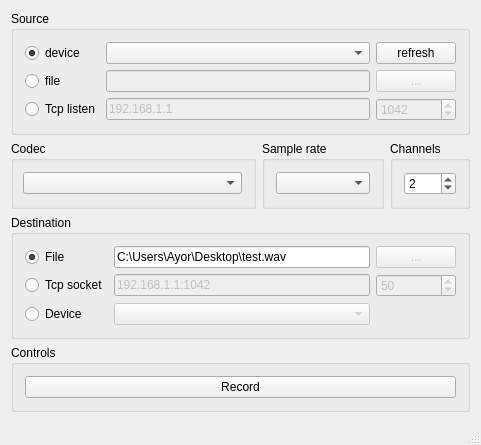
<?xml version="1.0" encoding="UTF-8"?>
<ui version="4.0">
 <class>MainWindow</class>
 <widget class="QMainWindow" name="MainWindow">
  <property name="geometry">
   <rect>
    <x>0</x>
    <y>0</y>
    <width>481</width>
    <height>400</height>
   </rect>
  </property>
  <property name="windowTitle">
   <string>audio-transfer-client</string>
  </property>
  <widget class="QWidget" name="centralWidget">
   <layout class="QVBoxLayout" name="verticalLayout">
    <item>
     <widget class="QGroupBox" name="groupBox">
      <property name="title">
       <string>Source</string>
      </property>
      <layout class="QGridLayout" name="gridLayout_2" columnstretch="0,0,0,0">
       <item row="1" column="3">
        <widget class="QPushButton" name="browseSourceFilePath">
         <property name="enabled">
          <bool>false</bool>
         </property>
         <property name="text">
          <string>...</string>
         </property>
        </widget>
       </item>
       <item row="0" column="1">
        <widget class="QComboBox" name="sourcesList"/>
       </item>
       <item row="1" column="1">
        <widget class="QLineEdit" name="sourceFilePath">
         <property name="enabled">
          <bool>false</bool>
         </property>
        </widget>
       </item>
       <item row="1" column="0">
        <widget class="QRadioButton" name="sourceRadioFile">
         <property name="text">
          <string>file</string>
         </property>
        </widget>
       </item>
       <item row="0" column="0">
        <widget class="QRadioButton" name="sourceRadioDevice">
         <property name="text">
          <string>device</string>
         </property>
         <property name="checked">
          <bool>true</bool>
         </property>
        </widget>
       </item>
       <item row="0" column="3">
        <widget class="QPushButton" name="refreshSources">
         <property name="text">
          <string>refresh</string>
         </property>
        </widget>
       </item>
       <item row="2" column="0">
        <widget class="QRadioButton" name="sourceRadioTcp">
         <property name="text">
          <string>Tcp listen</string>
         </property>
        </widget>
       </item>
       <item row="2" column="1">
        <widget class="QLineEdit" name="sourceTcpHostAllowed">
         <property name="enabled">
          <bool>false</bool>
         </property>
         <property name="text">
          <string>192.168.1.1</string>
         </property>
        </widget>
       </item>
       <item row="2" column="3">
        <widget class="QSpinBox" name="sourceTcpHostPort">
         <property name="enabled">
          <bool>false</bool>
         </property>
         <property name="minimum">
          <number>1</number>
         </property>
         <property name="maximum">
          <number>65534</number>
         </property>
         <property name="value">
          <number>1042</number>
         </property>
        </widget>
       </item>
      </layout>
     </widget>
    </item>
    <item>
     <layout class="QHBoxLayout" name="horizontalLayout_2" stretch="2,1,0">
      <item>
       <widget class="QGroupBox" name="groupBox_5">
        <property name="title">
         <string>Codec</string>
        </property>
        <layout class="QHBoxLayout" name="horizontalLayout_4">
         <property name="leftMargin">
          <number>9</number>
         </property>
         <item>
          <widget class="QComboBox" name="codecList"/>
         </item>
        </layout>
       </widget>
      </item>
      <item>
       <widget class="QGroupBox" name="groupBox_6">
        <property name="title">
         <string>Sample rate</string>
        </property>
        <layout class="QHBoxLayout" name="horizontalLayout_5">
         <property name="topMargin">
          <number>0</number>
         </property>
         <property name="bottomMargin">
          <number>0</number>
         </property>
         <item>
          <widget class="QComboBox" name="samplesRates"/>
         </item>
        </layout>
       </widget>
      </item>
      <item>
       <widget class="QGroupBox" name="groupBox_3">
        <property name="title">
         <string>Channels</string>
        </property>
        <layout class="QHBoxLayout" name="horizontalLayout">
         <item>
          <widget class="QSpinBox" name="channelsCount">
           <property name="minimum">
            <number>1</number>
           </property>
           <property name="maximum">
            <number>6</number>
           </property>
           <property name="value">
            <number>2</number>
           </property>
          </widget>
         </item>
        </layout>
       </widget>
      </item>
     </layout>
    </item>
    <item>
     <widget class="QGroupBox" name="groupBox_2">
      <property name="title">
       <string>Destination</string>
      </property>
      <layout class="QGridLayout" name="gridLayout" columnstretch="0,1,0">
       <item row="0" column="2">
        <widget class="QPushButton" name="destinationPathBrowse">
         <property name="enabled">
          <bool>false</bool>
         </property>
         <property name="text">
          <string>...</string>
         </property>
        </widget>
       </item>
       <item row="1" column="1">
        <widget class="QLineEdit" name="destinationTcpSocket">
         <property name="enabled">
          <bool>false</bool>
         </property>
         <property name="text">
          <string>192.168.1.1:1042</string>
         </property>
        </widget>
       </item>
       <item row="0" column="1">
        <widget class="QLineEdit" name="destinationFilePath">
         <property name="text">
          <string>C:\Users\Ayor\Desktop\test.wav</string>
         </property>
        </widget>
       </item>
       <item row="0" column="0">
        <widget class="QRadioButton" name="destinationRadioFile">
         <property name="text">
          <string>File</string>
         </property>
         <property name="checked">
          <bool>true</bool>
         </property>
        </widget>
       </item>
       <item row="1" column="0">
        <widget class="QRadioButton" name="destinationRadioTcp">
         <property name="text">
          <string>Tcp socket</string>
         </property>
        </widget>
       </item>
       <item row="2" column="0">
        <widget class="QRadioButton" name="destinationDeviceRadio">
         <property name="text">
          <string>Device</string>
         </property>
        </widget>
       </item>
       <item row="2" column="1">
        <widget class="QComboBox" name="destinationDeviceCombo">
         <property name="enabled">
          <bool>false</bool>
         </property>
        </widget>
       </item>
       <item row="1" column="2">
        <widget class="QSpinBox" name="destinationTcpBufferDuration">
         <property name="enabled">
          <bool>false</bool>
         </property>
         <property name="toolTip">
          <string>tcp buffer duration in ms</string>
         </property>
         <property name="maximum">
          <number>1000</number>
         </property>
         <property name="value">
          <number>50</number>
         </property>
        </widget>
       </item>
      </layout>
     </widget>
    </item>
    <item>
     <spacer name="verticalSpacer">
      <property name="orientation">
       <enum>Qt::Vertical</enum>
      </property>
      <property name="sizeHint" stdset="0">
       <size>
        <width>20</width>
        <height>40</height>
       </size>
      </property>
     </spacer>
    </item>
    <item>
     <widget class="QGroupBox" name="groupBox_4">
      <property name="title">
       <string>Controls</string>
      </property>
      <layout class="QHBoxLayout" name="horizontalLayout_3">
       <item>
        <widget class="QPushButton" name="pushButton">
         <property name="text">
          <string>Record</string>
         </property>
        </widget>
       </item>
      </layout>
     </widget>
    </item>
   </layout>
  </widget>
  <widget class="QStatusBar" name="statusBar"/>
 </widget>
 <layoutdefault spacing="6" margin="11"/>
 <resources/>
 <connections/>
</ui>
